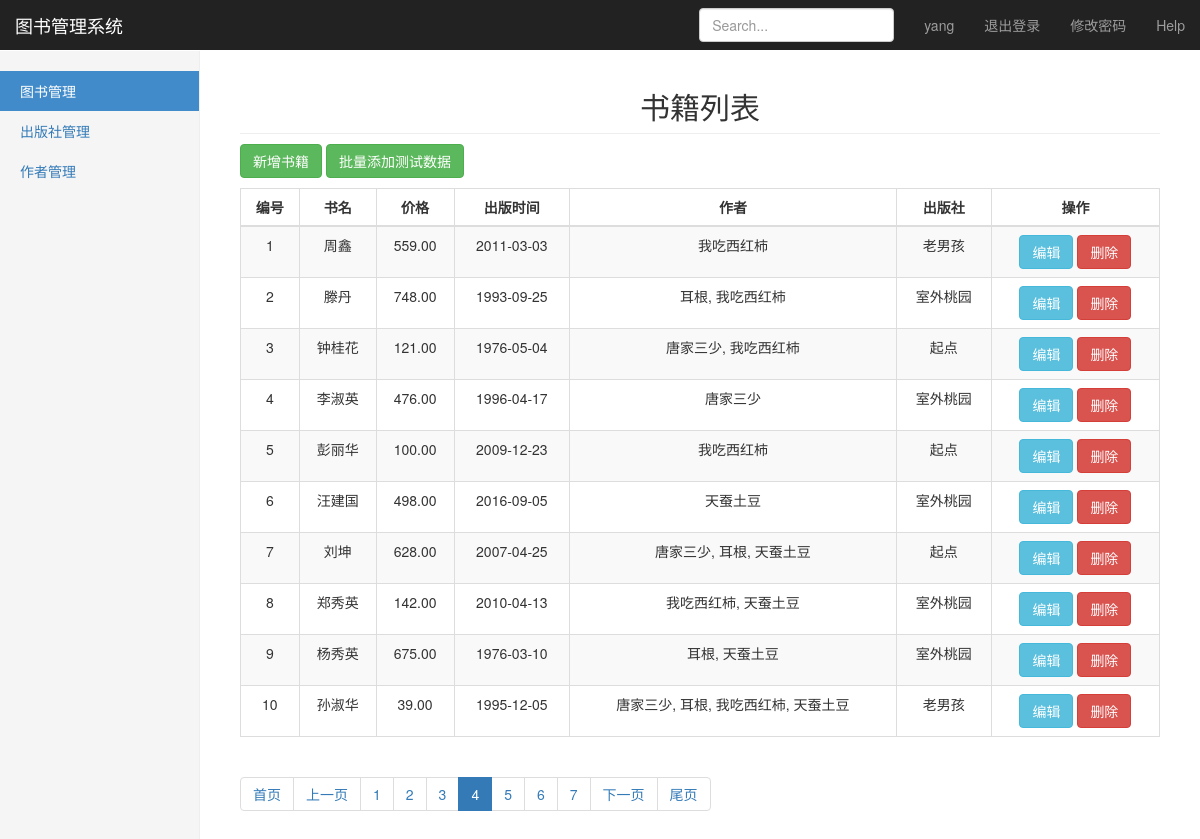
The app's page /books/book_list/?page=4 (signed in) with its own data.
### books/models.py (models this page shows, shortened)
class Book(models.Model):
    id = models.AutoField(primary_key=True)
    title = models.CharField(max_length=32)
    price = models.DecimalField(max_digits=5, decimal_places=2)
    pub_date = models.DateField()
    authors = models.ManyToManyField(to='Author')
    publisher = models.ForeignKey(to='Publisher', on_delete=models.CASCADE)

class Author(models.Model):
    name = models.CharField(max_length=32)
    age = models.SmallIntegerField()
    detail = models.OneToOneField(to='AuthorDetail', on_delete=models.CASCADE)

class Publisher(models.Model):
    name = models.CharField(max_length=48)
    addr = models.TextField()
    def __str__(self):
        return self.name

### books/views.py (the view)
# urls.py: path('book_list/', views.book_list),
@login_required
def book_list(request):
    books = models.Book.objects.all()  # 这是queryset对象
    current_page = request.GET.get('page')
    paginator = Paginator(request, current_page, books.count(), 10, 7)
    books = books[paginator.start: paginator.end]
    return render(request, 'book_list.html', {'book_list': books, 'paginator': paginator, 'current_page': current_page})

### utils/paginator.py (called while the page is built)
    @property
    def start(self):
        return (self.current_page - 1) * self.per_page

    @property
    def end(self):
        return self.current_page * self.per_page

### templates/book_list.html (shortened to what this page needs)
{% extends "base.html" %}
{% block nav %}
    <li class="active"><a href="/books/book_list/">图书管理</a></li>
    <li><a href="#">出版社管理</a></li>
    <li><a href="#">作者管理</a></li>
{% endblock nav %}
{% block content %}
    <h2 class="sub-header text-center">书籍列表</h2>
    <div class="table-responsive">
        <a href="/books/add_book/">
            <button class="btn btn-success" style="margin-bottom: 10px">新增书籍</button>
        </a>
        <button id="add" class="btn btn-success" style="margin-bottom: 10px">批量添加测试数据</button>
        <table class="table table-striped table-bordered">
            <thead>
            <tr>
                <th>编号</th>
                <th>书名</th>
                <th>价格</th>
                <th>出版时间</th>
                <th>作者</th>
                <th>出版社</th>
                <th>操作</th>
            </tr>
            </thead>
            <tbody>
            {% for books in book_list %}
                <tr>
                    <td>{{ forloop.counter }}</td>
                    <td>{{ books.title }}</td>
                    <td>{{ books.price }}</td>
                    <td>{{ books.pub_date|date:'Y-m-d' }}</td>
                    <td>
                        {% for author in books.authors.all %}
                            {% if forloop.last %}
                                {{ author.name }}
                            {% else %}
                                {{ author.name }},
                            {% endif %}
                        {% endfor %}
                    </td>
                    <td>{{ books.publisher }}</td>
                    <td>
                        <a href="/books/edit_book/?pk={{ books.id }}">
                            <button type="button" class="btn btn-info edit">编辑</button>
                        </a>
                        <button type="button" class="btn btn-danger del" bid="{{ books.id }}">删除</button>
                    </td>
                </tr>
            {% endfor %}
            </tbody>
        </table>
    </div>
    {{ paginator.page_html|safe }}
{% endblock content %}

### templates/base.html (shortened to what this page needs)
<!DOCTYPE html>
<html lang="en">
<head>
    <link rel="stylesheet" href="https://cdn.jsdelivr.net/npm/bootstrap@3.3.7/dist/css/bootstrap.min.css"
>
    <link rel="stylesheet" href="/static/css/index.css">
</head>
<body>
<nav class="navbar navbar-inverse navbar-fixed-top">
    <div class="container-fluid">
        <div class="navbar-header">
            <a class="navbar-brand" href="#">图书管理系统</a>
        </div>
        <div id="navbar" class="navbar-collapse collapse">
            <ul class="nav navbar-nav navbar-right">
                <li><a href="#">{{ request.user }}</a></li>
                <li><a href="/logout/">退出登录</a></li>
                <li><a href="/edit_pwd/">修改密码</a></li>
                <li><a href="#">Help</a></li>
            </ul>
            <form class="navbar-form navbar-right">
                <input type="text" class="form-control" placeholder="Search...">
            </form>
        </div>
    </div>
</nav>
<div class="container-fluid">
    <div class="row">
        <div class="col-sm-3 col-md-2 sidebar">
            <ul class="nav nav-sidebar">
                {% block nav %}
                {% endblock nav %}
            </ul>
        </div>
        <div class="col-sm-9 col-sm-offset-3 col-md-10 col-md-offset-2 main">
            {% block content %}
            {% endblock content %}
        </div>
    </div>
</div>
</body>
</html>

### static/css/index.css (style rules this page uses)
body { padding-top: 50px; }
.sub-header { padding-bottom: 10px; border-bottom: 1px solid #eee; }
.navbar-fixed-top { border: 0; }
.sidebar { display: none; }
@media (min-width: 768px) { .sidebar { position: fixed; top: 51px; bottom: 0; left: 0; z-index: 1000; display: block; padding: 20px; overflow-x: hidden; overflow-y: auto; background-color: #f5f5f5; border-right: 1px solid #eee; } }
.nav-sidebar { margin-right: -21px; margin-bottom: 20px; margin-left: -20px; }
.nav-sidebar > li > a { padding-right: 20px; padding-left: 20px; }
.nav-sidebar > .active > a, .nav-sidebar > .active > a:hover, .nav-sidebar > .active > a:focus { color: #fff; background-color: #428bca; }
.main { padding: 20px; }
@media (min-width: 768px) { .main { padding-right: 40px; padding-left: 40px; } }
th, td { text-align: center; }

### records on screen
Book: title "周鑫", price "559.00", pub_date "2011-03-03", publisher "老男孩"
Author: name "我吃西红柿"
Book: title "滕丹", price "748.00", pub_date "1993-09-25", publisher "室外桃园"
Author: name "耳根"
Book: title "钟桂花", price "121.00", pub_date "1976-05-04", publisher "起点"
Author: name "唐家三少"
Book: title "李淑英", price "476.00", pub_date "1996-04-17", publisher "室外桃园"
Book: title "彭丽华", price "100.00", pub_date "2009-12-23", publisher "起点"
Book: title "汪建国", price "498.00", pub_date "2016-09-05", publisher "室外桃园"
Author: name "天蚕土豆"
Book: title "刘坤", price "628.00", pub_date "2007-04-25", publisher "起点"
Book: title "郑秀英", price "142.00", pub_date "2010-04-13", publisher "室外桃园"
Book: title "杨秀英", price "675.00", pub_date "1976-03-10", publisher "室外桃园"
Book: title "孙淑华", price "39.00", pub_date "1995-12-05", publisher "老男孩"

### other values on screen
{{ request.user }} "yang"
{{ paginator.page_html|safe }} "首页 上一页 1 2 3 4 5 6 7 下一页 尾页"
